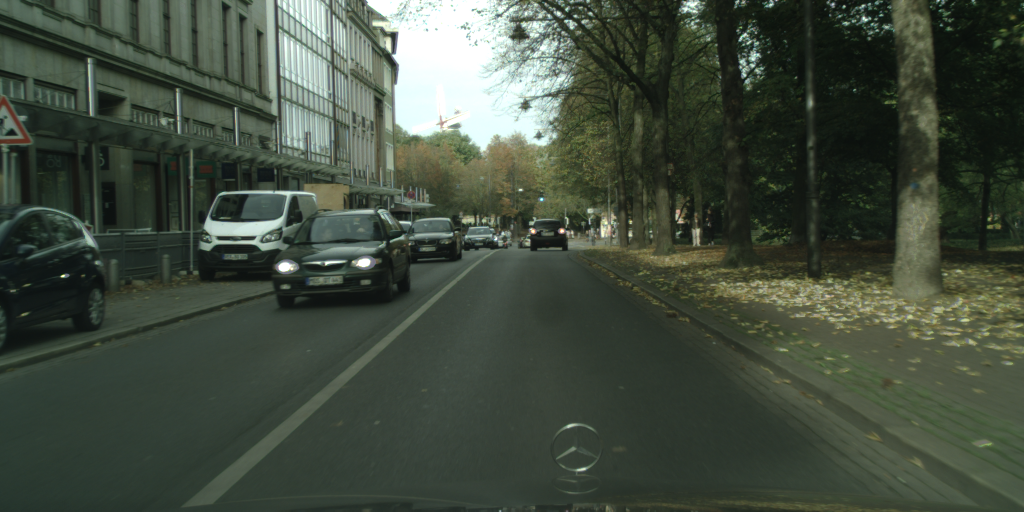
#> input picture pic/bremen_000051_000019_leftImg8bit.png, 2048 x 1024 px (shown at 1/2 size); its folder holds only this picture in this run
$ python run_attention.py --image pic/bremen_000051_000019_leftImg8bit.png --dir pic
#> lines starting #> are read from the running program, lines starting #| are printed output that depends on the picture; after the words box and inside, x2 and y2 are one past the last pixel; in counts of white or black regions, pixels touching at a corner belong together
import PIL
import numpy
from matplotlib import patches

try:
    print("Elementary imports: ")
    import os
    import json
    import glob
    import argparse

    print("numpy/scipy imports:")
    import numpy as np
    from scipy import signal as sg
    import scipy.ndimage as ndimage
    from scipy.ndimage.filters import maximum_filter

    print("PIL imports:")
    from PIL import Image

    print("matplotlib imports:")
    import matplotlib.pyplot as plt
except ImportError:
    print("Need to fix the installation")
    raise

print("All imports okay. Yay!")


def non_max_suppression(dim, result, c_image):
    x = []
    y = []
    image_height, image_width = result.shape[:2]
    for i in range(0, image_height - dim, dim):
        for j in range(0, image_width - dim, dim):
            index = np.argmax(result[i:i + dim, j:j + dim])
            a = np.amax(result[i:i + dim, j:j + dim])
            if a > 100:
                x.append(index // dim + i)
                y.append(index % dim + j)
                c_image[index // dim + i, index % dim + j] = 0
    return x, y


def red_picture(im_red, filter_kernel, c_image):
    grad = sg.convolve2d(im_red, filter_kernel, boundary='symm', mode='same')
    result = ndimage.maximum_filter(grad, size=5)
    fig, (ax_orig, ax_mag, ax_ang) = plt.subplots(3, 1, figsize=(12, 30))
    ax_orig.imshow(im_red)
    ax_orig.set_title('Original')
    ax_orig.set_axis_off()
    ax_mag.imshow(np.absolute(grad))
    ax_mag.set_title('Gradient magnitude')
    ax_mag.set_axis_off()
    ax_ang.imshow(np.absolute(result))
    ax_ang.set_title('Gradient orientation')
    ax_ang.set_axis_off()
    fig.show()
    x_red, y_red = non_max_suppression(14, result, c_image)
    return x_red, y_red


def green_picture(im_green, filter_kernel, c_image):
    grad = sg.convolve2d(im_green, filter_kernel, boundary='symm', mode='same')
    result = ndimage.maximum_filter(grad, size=5)
    fig, (ax_orig, ax_mag, ax_ang) = plt.subplots(3, 1, figsize=(12, 30))
    ax_orig.imshow(im_green)
    ax_orig.set_title('Original')
    ax_orig.set_axis_off()
    ax_mag.imshow(np.absolute(grad))
    ax_mag.set_title('Gradient magnitude')
    ax_mag.set_axis_off()
    ax_ang.imshow(np.absolute(result))
    ax_ang.set_title('Gradient orientation')
    ax_ang.set_axis_off()
    fig.show()
    x_green, y_green = non_max_suppression(18, result, c_image)
    fig, (max_mag) = plt.subplots(1, 1, figsize=(6, 15))
    max_mag.set_axis_off()
    max_mag.imshow(np.absolute(c_image))
    fig.show()
    return x_green, y_green


def find_tfl_lights(c_image: np.ndarray, **kwargs):
    """
    Detect candidates for TFL lights. Use c_image, kwargs and you imagination to implement
    :param c_image: The image itself as np.uint8, shape of (H, W, 3)
    :param kwargs: Whatever config you want to pass in here
    :return: 4-tuple of x_red, y_red, x_green, y_green
    """
    im_red = c_image[:, :, 0]
    im_green = c_image[:, :, 1]
    filter_kernel = [[-2 / 324, -2 / 324, -2 / 324, -2 / 324, -2 / 324, -2 / 324, -2 / 324, -2 / 324, -2 / 324,
                        -2 / 324, -2 / 324, -2 / 324, -2 / 324, -2 / 324, -2 / 324, -2 / 324, -2 / 324, -2 / 324],
                       [-2 / 324, -2 / 324, -1 / 324, -1 / 324, -1 / 324, -1 / 324, -1 / 324, -1 / 324, -1 / 324,
                        -1 / 324, -1 / 324, -1 / 324, -1 / 324, -1 / 324, -1 / 324, -1 / 324, -2 / 324, -2 / 324],
                       [-2 / 324, -1 / 324, -1 / 324, -1 / 324, -1 / 324, -1 / 324, -1 / 324, -1 / 324, -1 / 324,
                        -1 / 324, -1 / 324, -1 / 324, -1 / 324, -1 / 324, -1 / 324, -1 / 324, -1 / 324, -2 / 324],
                       [-2 / 324, -1 / 324, -1 / 324, -1 / 324, -1 / 324, -1 / 324, -1 / 324, -1 / 324, -1 / 324,
                        -1 / 324, -1 / 324, -1 / 324, -1 / 324, -1 / 324, -1 / 324, -1 / 324, -1 / 324, -2 / 324],
                       [-2 / 324, -1 / 324, -1 / 324, -1 / 324, -1 / 324, -2 / 324, -2 / 324, -1 / 324, -1 / 324,
                        -1 / 324, -1 / 324, -1 / 324, -2 / 324, -1 / 324, -1 / 324, -1 / 324, -1 / 324, -2 / 324],
                       [-2 / 324, -1 / 324, -1 / 324, -1 / 324, -1 / 324, -2 / 324, -2 / 324, -2 / 324, -2 / 324,
                        -2 / 324, -2 / 324, -2 / 324, -2 / 324, -1 / 324, -1 / 324, -1 / 324, -1 / 324, -2 / 324],
                       [-2 / 324, -1 / 324, -1 / 324, -1 / 324, -1 / 324, -2 / 324, 11 / 324, 11 / 324, 11 / 324,
                        11 / 324, 11 / 324, 11 / 324, -2 / 324, -1 / 324, -1 / 324, -1 / 324, -1 / 324, -2 / 324],
                       [-2 / 324, -1 / 324, -1 / 324, -1 / 324, -1 / 324, -2 / 324, 11 / 324, 11 / 324, 11 / 324,
                        11 / 324, 11 / 324, 11 / 324, -2 / 324, -1 / 324, -1 / 324, -1 / 324, -1 / 324, -2 / 324],
                       [-2 / 324, -1 / 324, -1 / 324, -1 / 324, -1 / 324, -2 / 324, 11 / 324, 11 / 324, 11 / 324,
                        11 / 324, 11 / 324, 11 / 324, -2 / 324, -1 / 324, -1 / 324, -1 / 324, -1 / 324, -2 / 324],
                       [-2 / 324, -1 / 324, -1 / 324, -1 / 324, -1 / 324, -2 / 324, 11 / 324, 11 / 324, 11 / 324,
                        11 / 324, 11 / 324, 11 / 324, -2 / 324, -1 / 324, -1 / 324, -1 / 324, -1 / 324, -2 / 324],
                       [-2 / 324, -1 / 324, -1 / 324, -1 / 324, -1 / 324, -2 / 324, 11 / 324, 11 / 324, 11 / 324,
                        11 / 324, 11 / 324, 11 / 324, -2 / 324, -1 / 324, -1 / 324, -1 / 324, -1 / 324, -2 / 324],
                       [-2 / 324, -1 / 324, -1 / 324, -1 / 324, -1 / 324, -2 / 324, 11 / 324, 11 / 324, 11 / 324,
                        11 / 324, 11 / 324, 11 / 324, -2 / 324, -1 / 324, -1 / 324, -1 / 324, -1 / 324, -2 / 324],
                       [-2 / 324, -1 / 324, -1 / 324, -1 / 324, -1 / 324, -2 / 324, -2 / 324, -2 / 324, -2 / 324,
                        -2 / 324, -2 / 324, -2 / 324, -2 / 324, -1 / 324, -1 / 324, -1 / 324, -1 / 324, -2 / 324],
                       [-2 / 324, -1 / 324, -1 / 324, -1 / 324, -1 / 324, -2 / 324, -2 / 324, -1 / 324, -1 / 324,
                        -1 / 324, -1 / 324, -2 / 324, -2 / 324, -1 / 324, -1 / 324, -1 / 324, -1 / 324, -2 / 324],
                       [-2 / 324, -1 / 324, -1 / 324, -1 / 324, -1 / 324, -1 / 324, -1 / 324, -1 / 324, -1 / 324,
                        -1 / 324, -1 / 324, -1 / 324, -1 / 324, -1 / 324, -1 / 324, -1 / 324, -1 / 324, -2 / 324],
                       [-2 / 324, -1 / 324, -1 / 324, -1 / 324, -1 / 324, -1 / 324, -1 / 324, -1 / 324, -1 / 324,
                        -1 / 324, -1 / 324, -1 / 324, -1 / 324, -1 / 324, -1 / 324, -1 / 324, -1 / 324, -2 / 324],
                       [-2 / 324, -2 / 324, -1 / 324, -1 / 324, -1 / 324, -1 / 324, -1 / 324, -1 / 324, -1 / 324,
                        -1 / 324, -1 / 324, -1 / 324, -1 / 324, -1 / 324, -1 / 324, -1 / 324, -2 / 324, -2 / 324],
                       [-2 / 324, -2 / 324, -2 / 324, -2 / 324, -2 / 324, -2 / 324, -2 / 324, -2 / 324, -2 / 324,
                        -2 / 324, -2 / 324, -2 / 324, -2 / 324, -2 / 324, -2 / 324, -2 / 324, -2 / 324, -2 / 324]]
    x_red, y_red = red_picture(im_red, filter_kernel, c_image)
    x_green, y_green = green_picture(im_green, filter_kernel, c_image)
    print(x_red)
    print(y_red)
    print(x_green)
    print(y_green)
    # [4 lines of commented-out code are left out]
    return x_red, y_red, x_green, y_green


def show_image_and_gt(image, objs, fig_num=None):
    plt.figure(fig_num).clf()
    plt.imshow(image)
    labels = set()
    if objs is not None:
        for o in objs:
            poly = np.array(o['polygon'])[list(np.arange(len(o['polygon']))) + [0]]
            plt.plot(poly[:, 0], poly[:, 1], 'r', label=o['label'])
            labels.add(o['label'])
        if len(labels) > 1:
            plt.legend()


def test_find_tfl_lights(image_path, json_path=None, fig_num=None):
    """
    Run the attention code
    """
    image = np.array(Image.open(image_path))
    if json_path is None:
        objects = None
    else:
        gt_data = json.load(open(json_path))
        what = ['traffic light']
        objects = [o for o in gt_data['objects'] if o['label'] in what]
    show_image_and_gt(image, objects, fig_num)
    find_tfl_lights(image, some_threshold=42)
    # red_x, red_y, green_x, green_y = find_tfl_lights(image, some_threshold=42)
    # plt.plot(red_x, red_y, 'ro', color='r', markersize=4)
    # plt.plot(green_x, green_y, 'ro', color='g', markersize=4)


def main(argv=None):
    """It's nice to have a standalone tester for the algorithm.
    Consider looping over some images from here, so you can manually exmine the results
    Keep this functionality even after you have all system running, because you sometime want to debug/improve a module
    :param argv: In case you want to programmatically run this"""
    parser = argparse.ArgumentParser("Test TFL attention mechanism")
    parser.add_argument('-i', '--image', type=str, help='Path to an image')
    parser.add_argument("-j", "--json", type=str, help="Path to json GT for comparison")
    parser.add_argument('-d', '--dir', type=str, help='Directory to scan images in')
    args = parser.parse_args(argv)
    default_base = 'pic'
    if args.dir is None:
        args.dir = default_base
    flist = glob.glob(os.path.join(args.dir, '*_leftImg8bit.png'))
    for image in flist:
        json_fn = image.replace('_leftImg8bit.png', '_gtFine_polygons.json')
        if not os.path.exists(json_fn):
            json_fn = None
        test_find_tfl_lights(image, json_fn)
#> in test_find_tfl_lights, image is the input picture: shape (1024, 2048, 3); mean R, G, B 66, 75.9, 62.6
#> in find_tfl_lights, `im_red = c_image[:, :, 0]`:
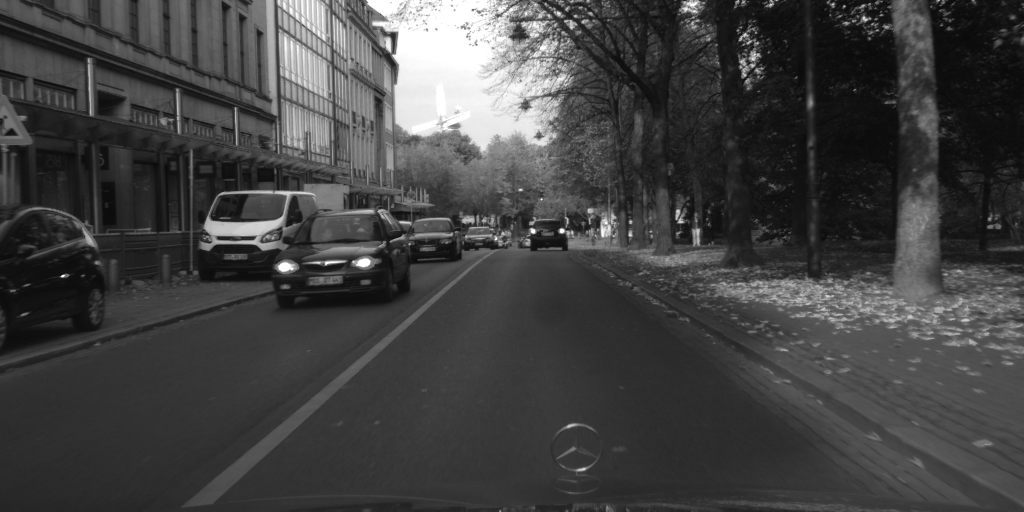
#> im_red: shape (1024, 2048) (shown at 1/2 size); min 0, max 255, mean 66
#> in find_tfl_lights, `im_green = c_image[:, :, 1]`:
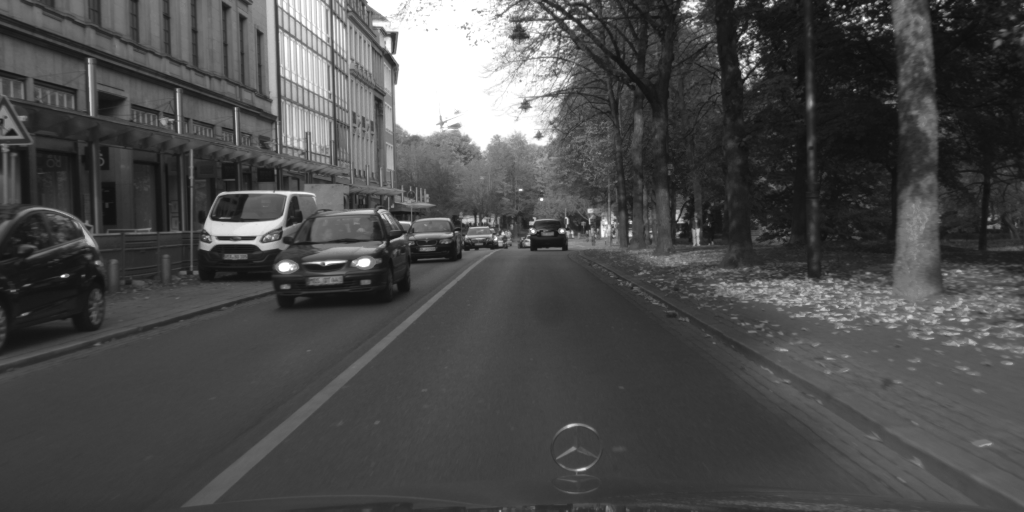
#> im_green: shape (1024, 2048) (shown at 1/2 size); min 0, max 255, mean 75.9
#> in red_picture, `grad = sg.convolve2d(im_red, filter_kernel, boundary='symm', mode='sam..`:
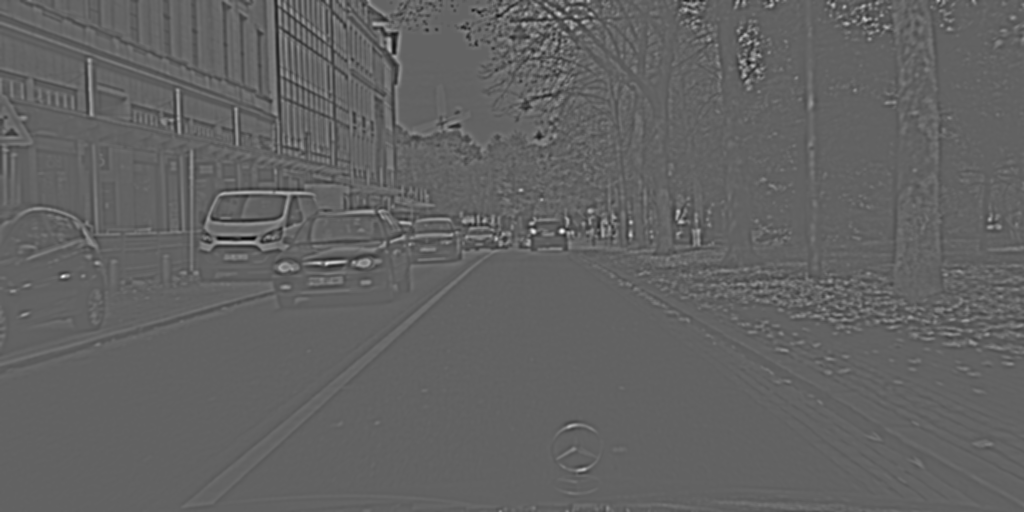
#> grad: shape (1024, 2048) float64 (shown at 1/2 size); min -123.6, max 196.1, mean 0.2; drawn with min black and max white
#> in red_picture, `result = ndimage.maximum_filter(grad, size=5)`:
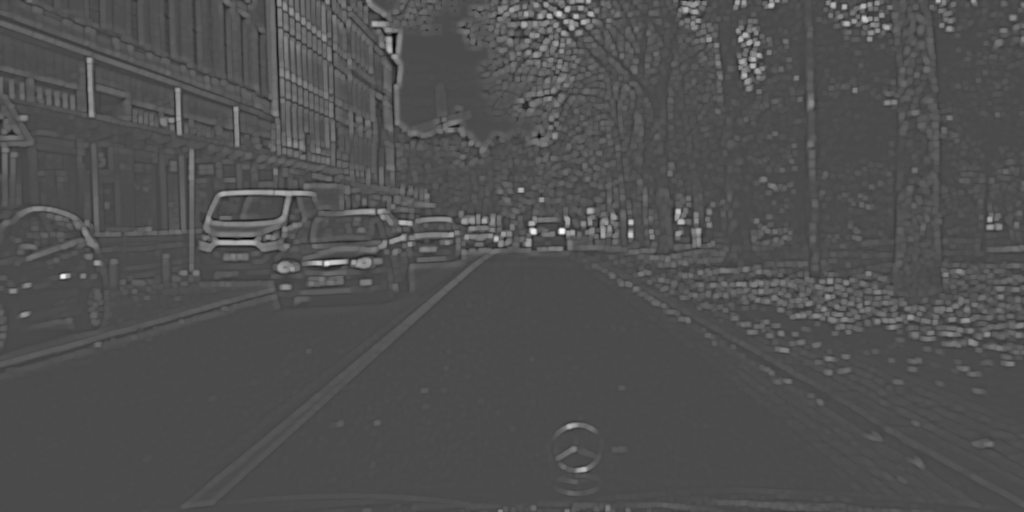
#> result: shape (1024, 2048) float64 (shown at 1/2 size); min -79.99, max 196.1, mean 6.4; drawn with min black and max white
#> in red_picture, `fig.show()`:
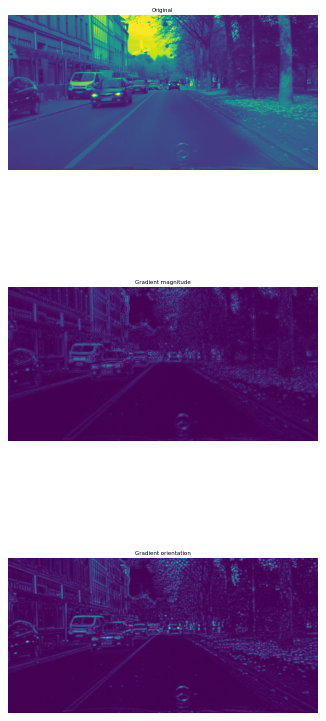
#> figure drawn by matplotlib, 3 panels
#> after the loop in non_max_suppression, `for i in range(0, image_height - dim, dim):`: x = 110 values, max 938 at index 108, min 0 at index 0, mean 296.8; y = 110 values, max 1876 at index 9, min 124 at index 102, mean 1125.1
#> in red_picture, `x_red, y_red = non_max_suppression(14, result, c_image)`: x_red has the same summary as x in non_max_suppression; y_red has the same summary as y in non_max_suppression
#> in find_tfl_lights, `x_red, y_red = red_picture(im_red, filter_kernel, c_image)`: x_red has the same summary as x in non_max_suppression; y_red has the same summary as y in non_max_suppression
#> in find_tfl_lights, `x_red, y_red = red_picture(im_red, filter_kernel, c_image)`: im_red: shape (1024, 2048); 0.01% of pixels changed, all inside (x1, y1, x2, y2) = (124, 0, 1877, 939)
#> after the loop in non_max_suppression (call 2), `for i in range(0, image_height - dim, dim):`: c_image: shape (1024, 2048, 3); mean R, G, B 65.9, 75.9, 62.6
#> in green_picture, `x_green, y_green = non_max_suppression(18, result, c_image)`: x_green = 110 values, max 936 at index 108, min 0 at index 2, mean 337.5; y_green = 110 values, max 1980 at index 67, min 124 at index 103, mean 1046.6
#> in find_tfl_lights, `x_green, y_green = green_picture(im_green, filter_kernel, c_image)`: im_green: shape (1024, 2048); min 0, max 255, mean 75.9
#> (printed output is left out)
#> (printed output is left out)
#> (printed output is left out)
#> (printed output is left out)
    if len(flist):
        print("You should now see some images, with the ground truth marked on them. Close all to quit.")
    else:
        print("Bad configuration?? Didn't find any picture to show")
    plt.show(block=True)


if __name__ == '__main__':
    main()

$ run again, on part_III_Estimating_distance/dusseldorf_000049_000024_leftImg8bit.png
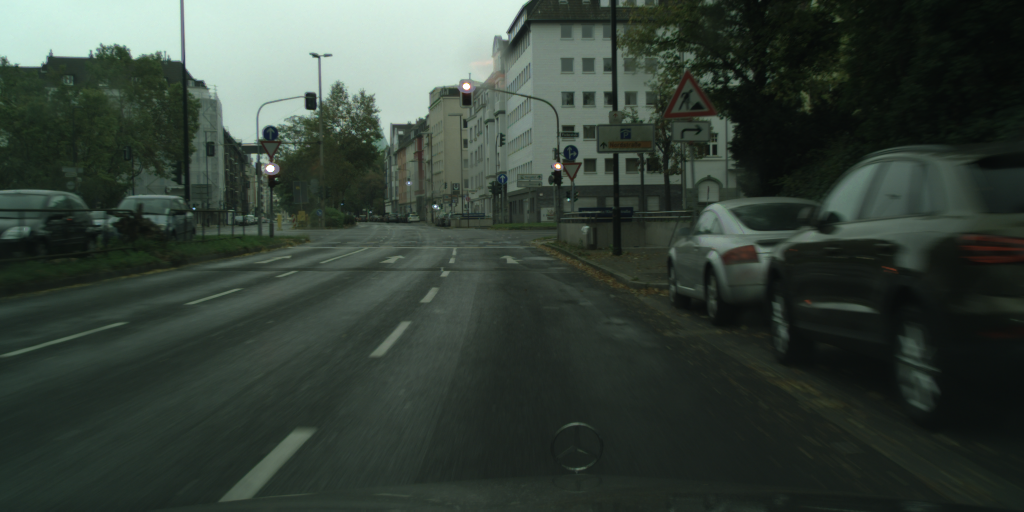
#> input picture part_III_Estimating_distance/dusseldorf_000049_000024_leftImg8bit.png, 2048 x 1024 px (shown at 1/2 size)
#> in test_find_tfl_lights, image is the input picture: shape (1024, 2048, 3); mean R, G, B 53.7, 64.6, 56.4
#> in red_picture, `result = ndimage.maximum_filter(grad, size=5)`:
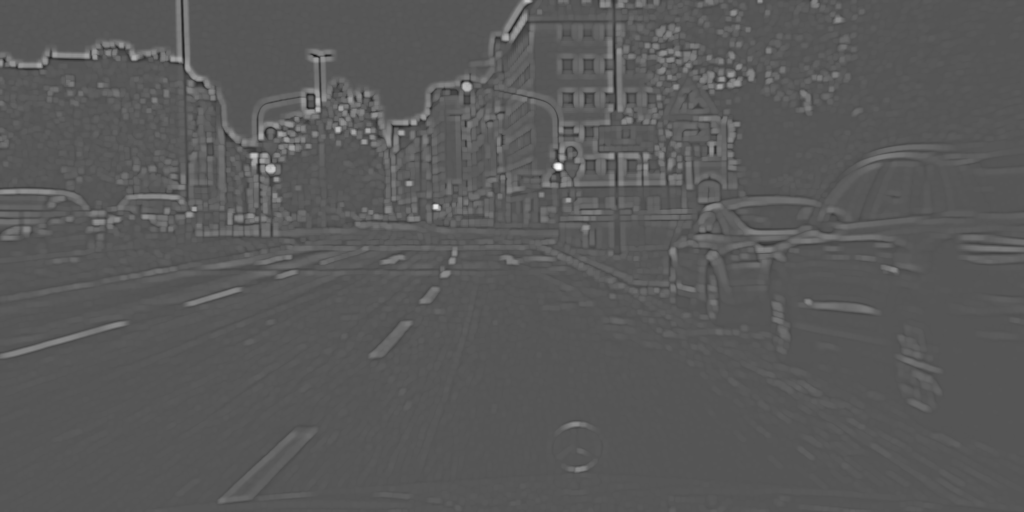
#> result: shape (1024, 2048) float64 (shown at 1/2 size); min -72.93, max 145.5, mean 3.5; drawn with min black and max white
#> in red_picture, `fig.show()`:
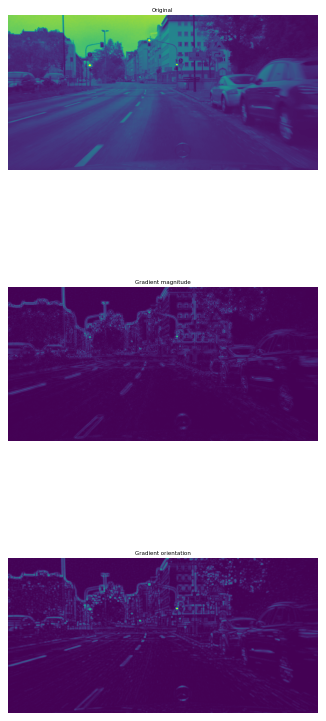
#> figure drawn by matplotlib, 3 panels
#> after the loop in non_max_suppression, `for i in range(0, image_height - dim, dim):`: x = [332, 332, 336, 336, 410]; y = [1116, 1120, 1116, 1120, 870]
#> in red_picture, `x_red, y_red = non_max_suppression(14, result, c_image)`: x_red = [332, 332, 336, 336, 410]; y_red = [1116, 1120, 1116, 1120, 870]
#> in find_tfl_lights, `x_red, y_red = red_picture(im_red, filter_kernel, c_image)`: x_red = [332, 332, 336, 336, 410]; y_red = [1116, 1120, 1116, 1120, 870]
#> in green_picture, `x_green, y_green = non_max_suppression(18, result, c_image)`: x_green = [174, 335, 331, 331, 411, 414]; y_green = [931, 544, 1115, 1116, 869, 869]
#> in find_tfl_lights, `x_green, y_green = green_picture(im_green, filter_kernel, c_image)`: x_green = [174, 335, 331, 331, 411, 414]; y_green = [931, 544, 1115, 1116, 869, 869]
#| [332, 332, 336, 336, 410]
#| [1116, 1120, 1116, 1120, 870]
#| [174, 335, 331, 331, 411, 414]
#| [931, 544, 1115, 1116, 869, 869]
